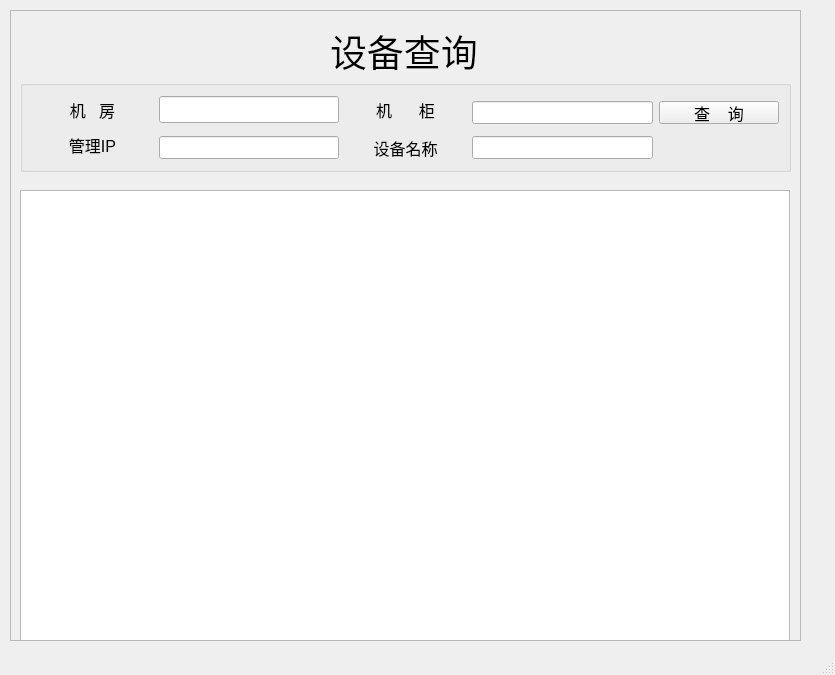
<?xml version="1.0" encoding="UTF-8"?>
<ui version="4.0">
 <class>select_windows</class>
 <widget class="QMainWindow" name="select_windows">
  <property name="geometry">
   <rect>
    <x>0</x>
    <y>0</y>
    <width>835</width>
    <height>675</height>
   </rect>
  </property>
  <property name="windowTitle">
   <string>设备查询</string>
  </property>
  <property name="windowIcon">
   <iconset>
    <normaloff>img/11.ico</normaloff>img/11.ico</iconset>
  </property>
  <widget class="QWidget" name="centralwidget">
   <widget class="QFrame" name="frame">
    <property name="geometry">
     <rect>
      <x>10</x>
      <y>10</y>
      <width>791</width>
      <height>631</height>
     </rect>
    </property>
    <property name="frameShape">
     <enum>QFrame::StyledPanel</enum>
    </property>
    <property name="frameShadow">
     <enum>QFrame::Raised</enum>
    </property>
    <widget class="QTableWidget" name="select_table">
     <property name="geometry">
      <rect>
       <x>10</x>
       <y>180</y>
       <width>770</width>
       <height>451</height>
      </rect>
     </property>
    </widget>
    <widget class="QLabel" name="title">
     <property name="geometry">
      <rect>
       <x>320</x>
       <y>20</y>
       <width>161</width>
       <height>41</height>
      </rect>
     </property>
     <property name="font">
      <font>
       <pointsize>28</pointsize>
      </font>
     </property>
     <property name="text">
      <string>设备查询</string>
     </property>
    </widget>
    <widget class="QGroupBox" name="">
     <property name="geometry">
      <rect>
       <x>10</x>
       <y>70</y>
       <width>771</width>
       <height>92</height>
      </rect>
     </property>
     <property name="sizePolicy">
      <sizepolicy hsizetype="Preferred" vsizetype="Preferred">
       <horstretch>2</horstretch>
       <verstretch>0</verstretch>
      </sizepolicy>
     </property>
     <property name="font">
      <font>
       <pointsize>12</pointsize>
      </font>
     </property>
     <layout class="QGridLayout" name="gridLayout">
      <item row="0" column="0" rowspan="2">
       <widget class="QLabel" name="label">
        <property name="sizePolicy">
         <sizepolicy hsizetype="Preferred" vsizetype="Preferred">
          <horstretch>2</horstretch>
          <verstretch>0</verstretch>
         </sizepolicy>
        </property>
        <property name="text">
         <string>机   房</string>
        </property>
        <property name="alignment">
         <set>Qt::AlignCenter</set>
        </property>
       </widget>
      </item>
      <item row="0" column="1" rowspan="2">
       <widget class="QLineEdit" name="room">
        <property name="sizePolicy">
         <sizepolicy hsizetype="Expanding" vsizetype="Fixed">
          <horstretch>3</horstretch>
          <verstretch>0</verstretch>
         </sizepolicy>
        </property>
       </widget>
      </item>
      <item row="1" column="3">
       <widget class="QLineEdit" name="cabinet">
        <property name="sizePolicy">
         <sizepolicy hsizetype="Expanding" vsizetype="Fixed">
          <horstretch>3</horstretch>
          <verstretch>0</verstretch>
         </sizepolicy>
        </property>
       </widget>
      </item>
      <item row="1" column="4">
       <widget class="QPushButton" name="select_btn">
        <property name="sizePolicy">
         <sizepolicy hsizetype="Minimum" vsizetype="Fixed">
          <horstretch>2</horstretch>
          <verstretch>0</verstretch>
         </sizepolicy>
        </property>
        <property name="text">
         <string>查    询</string>
        </property>
       </widget>
      </item>
      <item row="3" column="1">
       <widget class="QLineEdit" name="mg_ip">
        <property name="sizePolicy">
         <sizepolicy hsizetype="Expanding" vsizetype="Fixed">
          <horstretch>3</horstretch>
          <verstretch>0</verstretch>
         </sizepolicy>
        </property>
       </widget>
      </item>
      <item row="3" column="2">
       <widget class="QLabel" name="label_3">
        <property name="sizePolicy">
         <sizepolicy hsizetype="Preferred" vsizetype="Preferred">
          <horstretch>2</horstretch>
          <verstretch>0</verstretch>
         </sizepolicy>
        </property>
        <property name="text">
         <string>设备名称</string>
        </property>
        <property name="alignment">
         <set>Qt::AlignCenter</set>
        </property>
       </widget>
      </item>
      <item row="3" column="3">
       <widget class="QLineEdit" name="machine_name">
        <property name="sizePolicy">
         <sizepolicy hsizetype="Expanding" vsizetype="Fixed">
          <horstretch>3</horstretch>
          <verstretch>0</verstretch>
         </sizepolicy>
        </property>
       </widget>
      </item>
      <item row="2" column="0" rowspan="2">
       <widget class="QLabel" name="label_4">
        <property name="sizePolicy">
         <sizepolicy hsizetype="Preferred" vsizetype="Preferred">
          <horstretch>2</horstretch>
          <verstretch>0</verstretch>
         </sizepolicy>
        </property>
        <property name="text">
         <string>管理IP</string>
        </property>
        <property name="alignment">
         <set>Qt::AlignCenter</set>
        </property>
       </widget>
      </item>
      <item row="0" column="2" rowspan="2">
       <widget class="QLabel" name="label_2">
        <property name="sizePolicy">
         <sizepolicy hsizetype="Preferred" vsizetype="Preferred">
          <horstretch>2</horstretch>
          <verstretch>0</verstretch>
         </sizepolicy>
        </property>
        <property name="text">
         <string>机      柜</string>
        </property>
        <property name="alignment">
         <set>Qt::AlignCenter</set>
        </property>
       </widget>
      </item>
     </layout>
    </widget>
   </widget>
  </widget>
  <widget class="QStatusBar" name="statusbar"/>
 </widget>
 <resources/>
 <connections/>
</ui>
